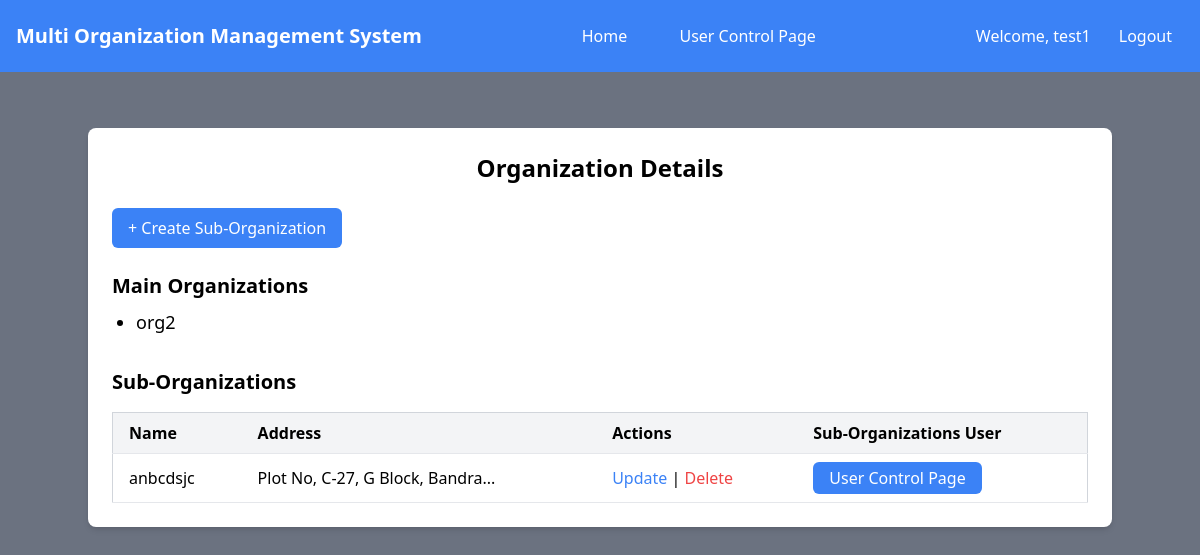
Page / (signed in) on the committed database.
### org/models.py (models this page shows, shortened)
class CustomUser(AbstractUser):
    organization = models.ForeignKey(
        Organization,
        on_delete=models.CASCADE,
        null=True,
        blank=True,
        related_name="members"  # Unique related name for organization members
    )
    role = models.ForeignKey(
        'Role',  # Reference to the Role model
        on_delete=models.SET_NULL,  # Keep the user if the role is deleted
        null=True,
        blank=True,
        related_name="users"  # Unique related name for users associated with a role
    )

class Organization(models.Model):
    name = models.CharField(max_length=255)
    address = models.TextField(blank=True, null=True)
    is_main = models.BooleanField(default=False)  # Identifies the main organization
    created_by = models.ForeignKey(
        'CustomUser',
        on_delete=models.CASCADE,
        related_name='organizations',
        null=True,
        blank=True,
        help_text="The superuser who created this organization"
    )
    parent = models.ForeignKey(
        'self',
        on_delete=models.CASCADE,
        null=True,
        blank=True,
        related_name='sub_organizations',
        help_text="The main organization this sub-organization belongs to"
    )

### org/views.py (the view)
# urls.py: path('', views.organization_list, name='organization_list'),  # org list for specific user
def organization_list(request):
        organizations = Organization.objects.filter(created_by=request.user)
        main_organizations = organizations.filter(is_main=True)
        sub_organizations = organizations.filter(is_main=False)
        return render(request, 'org_list.html', {
            'main_organizations': main_organizations,
            'sub_organizations': sub_organizations,
        })

### templates/org_list.html (shortened to what this page needs)
{% extends 'base.html' %}
{% block content %}
    <div class="bg-white p-6 shadow-md rounded-lg max-w-5xl mx-auto mt-8">
        <h1 class="text-2xl font-bold text-center mb-6">Organization Details</h1>
            <div  class="flex justify-start mb-6">
                <a href="{% url 'create_sub_organization' %}" class="bg-blue-500 hover:bg-blue-600 text-white py-2 px-4 rounded-md">
                    + Create Sub-Organization
                </a>
            </div>
        {% if main_organizations %}
            <div class="mb-6">
                <h2 class="text-xl font-semibold mb-2">Main Organizations</h2>
                <ul class="list-disc ml-6">
                    {% for org in main_organizations %}
                        <li class="text-lg">{{ org.name }}</li>
                    {% endfor %}
                </ul>
            </div>
        {% else %}
            <p>No main organizations found.</p>
        {% endif %}
        {% if sub_organizations %}
            <div class="mt-8">
                <h2 class="text-xl font-semibold mb-2">Sub-Organizations</h2>
                <table class="min-w-full bg-white border border-gray-300 mt-4">
                    <thead>
                        <tr class="bg-gray-100">
                            <th class="py-2 px-4 border-b text-left">Name</th>
                            <th class="py-2 px-4 border-b text-left">Address</th>
                            <th class="py-2 px-4 border-b text-left">Actions</th>
                            <th class="py-2 px-4 border-b text-left">Sub-Organizations User  </th>
                        </tr>
                    </thead>
                    <tbody>
                        {% for sub_org in sub_organizations %}
                            <tr class="hover:bg-gray-50">
                                <td class="py-2 px-4 border-b">{{ sub_org.name }}</td>
                                <td class="py-2 px-4 border-b">
                                    {% if sub_org.address %}
                                        {{ sub_org.address|slice:":30" }}{% if sub_org.address|length > 30 %}...{% endif %}
                                    {% else %}
                                        N/A
                                    {% endif %}
                                </td>
                                <td class="py-2 px-4 border-b">
                                    <a href="{% url 'update_sub_organization' sub_org.id  %}" class="text-blue-500 hover:text-blue-700">Update</a> |
                                    <a href="{% url 'delete_sub_org' sub_org.id  %}" class="text-red-500 hover:text-red-700"
                                       onclick="return confirmDeletion();">
                                       Delete
                                    </a>
                                </td>
                                <td class="py-2 px-4 border-b">
                                    <a href="{% url 'user_list' %}" class="bg-blue-500 hover:bg-blue-700 text-white py-1 px-4 rounded-md inline-block">
                                        User Control Page
                                    </a>
                                </td>
                            </tr>
                        {% endfor %}
                    </tbody>
                </table>
            </div>
        {% else %}
            <p>No sub-organizations found.</p>
        {% endif %}
    </div>
{% endblock %}

### templates/base.html (shortened to what this page needs)
<!DOCTYPE html>
<html lang="en">
<head>
    <script src="https://cdn.tailwindcss.com"></script>
</head>
<body class="bg-gray-500">
    <header class="bg-blue-500 text-white p-4">
        <div class="max-w-screen-xl mx-auto flex justify-between items-center">
            <div class="text-xl font-semibold text-white">
                <a href="{%  url 'user_list' %}">
                <span>Multi Organization Management System</span></a>
            </div>
            <div class="flex-1 text-center">
                <nav class="space-x-6">
                    <a href="/" class="hover:bg-blue-600 px-3 py-2 rounded-md">Home</a>
                    <a href="{% url 'user_list' %}" class="hover:bg-blue-600 px-3 py-2 rounded-md">User Control Page</a>
                </nav>
            </div>
            <div class="flex items-center space-x-4">
                {% if user.is_authenticated %}
                    <span class="text-white">Welcome, {{ user.username }}</span>
                    <a href="{% url 'logout' %}" class="text-white hover:bg-blue-600 px-3 py-2 rounded-md">Logout</a>
                {% else %}
                    <a href="admin/login/?next=/admin/" class="text-white hover:bg-blue-600 px-3 py-2 rounded-md">Login</a>
                {% endif %}
            </div>
        </div>
    </header>
    <main class="max-w-screen-xl mx-auto p-6">
        {% block content %}
        {% endblock %}
    </main>
</body>
</html>

### rows in the picture
CustomUser: username "test1"
Organization: name "org2"
Organization: name "anbcdsjc", address "Plot No, C-27, G Block, Bandra"
